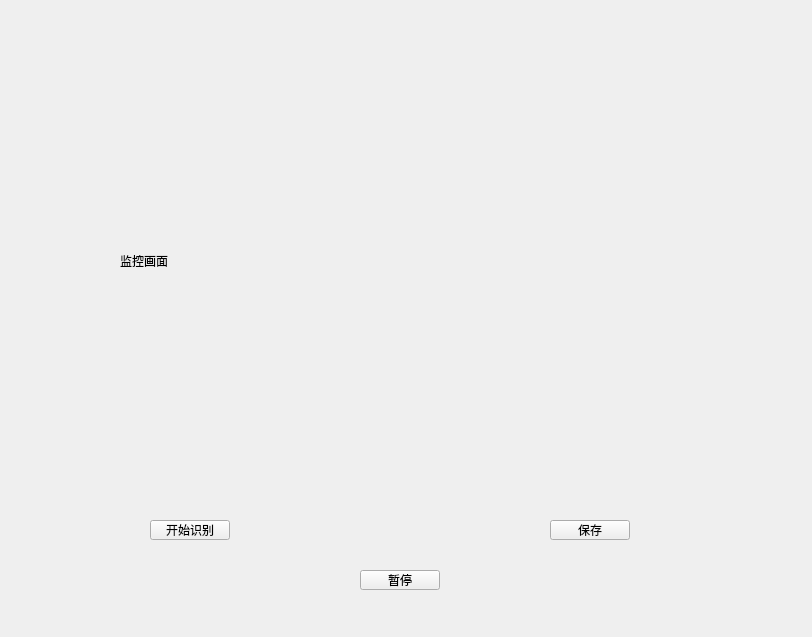
<?xml version="1.0" encoding="UTF-8"?>
<ui version="4.0">
 <class>cubeDetect</class>
 <widget class="QWidget" name="cubeDetect">
  <property name="geometry">
   <rect>
    <x>0</x>
    <y>0</y>
    <width>812</width>
    <height>637</height>
   </rect>
  </property>
  <property name="windowTitle">
   <string>Form</string>
  </property>
  <widget class="QPushButton" name="saveButton">
   <property name="geometry">
    <rect>
     <x>550</x>
     <y>520</y>
     <width>80</width>
     <height>20</height>
    </rect>
   </property>
   <property name="text">
    <string>保存</string>
   </property>
  </widget>
  <widget class="QPushButton" name="startButton">
   <property name="geometry">
    <rect>
     <x>150</x>
     <y>520</y>
     <width>80</width>
     <height>20</height>
    </rect>
   </property>
   <property name="text">
    <string>开始识别</string>
   </property>
  </widget>
  <widget class="QPushButton" name="pauseButton">
   <property name="geometry">
    <rect>
     <x>360</x>
     <y>570</y>
     <width>80</width>
     <height>20</height>
    </rect>
   </property>
   <property name="text">
    <string>暂停</string>
   </property>
  </widget>
  <widget class="QLabel" name="label">
   <property name="geometry">
    <rect>
     <x>120</x>
     <y>20</y>
     <width>561</width>
     <height>481</height>
    </rect>
   </property>
   <property name="text">
    <string>监控画面</string>
   </property>
   <property name="scaledContents">
    <bool>true</bool>
   </property>
  </widget>
 </widget>
 <resources/>
 <connections/>
</ui>
